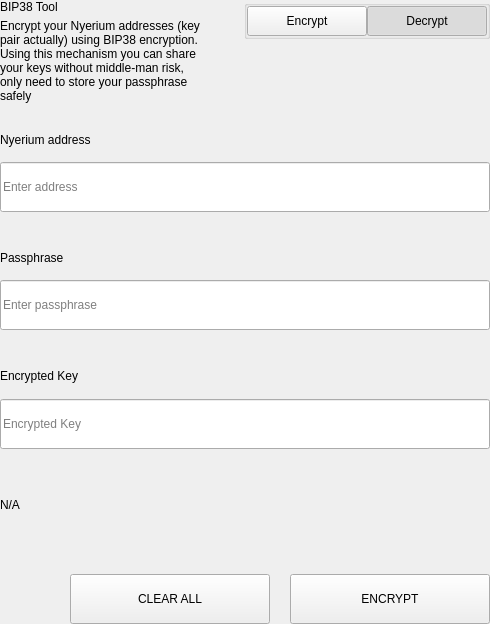
<?xml version="1.0" encoding="UTF-8"?>
<ui version="4.0">
 <class>SettingsBitToolWidget</class>
 <widget class="QWidget" name="SettingsBitToolWidget">
  <property name="geometry">
   <rect>
    <x>0</x>
    <y>0</y>
    <width>490</width>
    <height>624</height>
   </rect>
  </property>
  <property name="windowTitle">
   <string>Form</string>
  </property>
  <layout class="QVBoxLayout" name="verticalLayout">
   <property name="spacing">
    <number>0</number>
   </property>
   <property name="leftMargin">
    <number>0</number>
   </property>
   <property name="topMargin">
    <number>0</number>
   </property>
   <property name="rightMargin">
    <number>0</number>
   </property>
   <property name="bottomMargin">
    <number>0</number>
   </property>
   <item>
    <widget class="QWidget" name="left" native="true">
     <layout class="QVBoxLayout" name="verticalLayout_3">
      <property name="leftMargin">
       <number>0</number>
      </property>
      <property name="topMargin">
       <number>0</number>
      </property>
      <property name="rightMargin">
       <number>0</number>
      </property>
      <property name="bottomMargin">
       <number>0</number>
      </property>
      <item>
       <layout class="QVBoxLayout" name="verticalLayout_2">
        <property name="spacing">
         <number>0</number>
        </property>
        <item>
         <layout class="QHBoxLayout" name="horizontalLayout_3" stretch="3,1">
          <property name="spacing">
           <number>40</number>
          </property>
          <item>
           <layout class="QVBoxLayout" name="verticalLayoutTitle">
            <property name="spacing">
             <number>5</number>
            </property>
            <item>
             <widget class="QLabel" name="labelTitle">
              <property name="text">
               <string>BIP38 Tool</string>
              </property>
             </widget>
            </item>
            <item>
             <widget class="QLabel" name="labelSubtitle1">
              <property name="text">
               <string>Encrypt your Nyerium addresses (key pair actually) using BIP38 encryption.
Using this mechanism you can share your keys without middle-man risk, only need to store your passphrase safely</string>
              </property>
              <property name="wordWrap">
               <bool>true</bool>
              </property>
             </widget>
            </item>
           </layout>
          </item>
          <item alignment="Qt::AlignTop">
           <widget class="QGroupBox" name="groupBox">
            <property name="title">
             <string/>
            </property>
            <property name="alignment">
             <set>Qt::AlignLeading|Qt::AlignLeft|Qt::AlignTop</set>
            </property>
            <layout class="QHBoxLayout" name="horizontalLayout_4">
             <property name="spacing">
              <number>0</number>
             </property>
             <property name="leftMargin">
              <number>0</number>
             </property>
             <property name="topMargin">
              <number>0</number>
             </property>
             <property name="rightMargin">
              <number>0</number>
             </property>
             <property name="bottomMargin">
              <number>0</number>
             </property>
             <item>
              <spacer name="horizontalSpacer">
               <property name="orientation">
                <enum>Qt::Horizontal</enum>
               </property>
               <property name="sizeHint" stdset="0">
                <size>
                 <width>40</width>
                 <height>20</height>
                </size>
               </property>
              </spacer>
             </item>
             <item>
              <widget class="QPushButton" name="pushLeft">
               <property name="minimumSize">
                <size>
                 <width>120</width>
                 <height>30</height>
                </size>
               </property>
               <property name="maximumSize">
                <size>
                 <width>120</width>
                 <height>30</height>
                </size>
               </property>
               <property name="focusPolicy">
                <enum>Qt::NoFocus</enum>
               </property>
               <property name="text">
                <string>Encrypt</string>
               </property>
               <property name="checkable">
                <bool>true</bool>
               </property>
               <property name="autoExclusive">
                <bool>true</bool>
               </property>
              </widget>
             </item>
             <item>
              <widget class="QPushButton" name="pushRight">
               <property name="minimumSize">
                <size>
                 <width>120</width>
                 <height>30</height>
                </size>
               </property>
               <property name="maximumSize">
                <size>
                 <width>120</width>
                 <height>30</height>
                </size>
               </property>
               <property name="focusPolicy">
                <enum>Qt::NoFocus</enum>
               </property>
               <property name="text">
                <string>Decrypt</string>
               </property>
               <property name="checkable">
                <bool>true</bool>
               </property>
               <property name="checked">
                <bool>true</bool>
               </property>
               <property name="autoExclusive">
                <bool>true</bool>
               </property>
              </widget>
             </item>
            </layout>
           </widget>
          </item>
         </layout>
        </item>
        <item>
         <widget class="QStackedWidget" name="stackedWidget">
          <property name="currentIndex">
           <number>1</number>
          </property>
          <widget class="QWidget" name="pageDecrypt">
           <layout class="QVBoxLayout" name="verticalLayout_5">
            <property name="spacing">
             <number>0</number>
            </property>
            <property name="leftMargin">
             <number>0</number>
            </property>
            <property name="topMargin">
             <number>0</number>
            </property>
            <property name="rightMargin">
             <number>0</number>
            </property>
            <property name="bottomMargin">
             <number>0</number>
            </property>
            <item>
             <widget class="QWidget" name="widget" native="true">
              <property name="minimumSize">
               <size>
                <width>0</width>
                <height>100</height>
               </size>
              </property>
              <layout class="QVBoxLayout" name="verticalLayout_4">
               <property name="spacing">
                <number>0</number>
               </property>
               <property name="leftMargin">
                <number>0</number>
               </property>
               <property name="topMargin">
                <number>0</number>
               </property>
               <property name="rightMargin">
                <number>0</number>
               </property>
               <property name="bottomMargin">
                <number>0</number>
               </property>
               <item>
                <spacer name="verticalSpacer_2">
                 <property name="orientation">
                  <enum>Qt::Vertical</enum>
                 </property>
                 <property name="sizeType">
                  <enum>QSizePolicy::Fixed</enum>
                 </property>
                 <property name="sizeHint" stdset="0">
                  <size>
                   <width>20</width>
                   <height>20</height>
                  </size>
                 </property>
                </spacer>
               </item>
               <item>
                <layout class="QHBoxLayout" name="horizontalLayout_6" stretch="2">
                 <property name="spacing">
                  <number>0</number>
                 </property>
                 <item>
                  <layout class="QVBoxLayout" name="verticalLayout_7">
                   <property name="spacing">
                    <number>9</number>
                   </property>
                   <item>
                    <widget class="QLabel" name="labelSubtitleKey">
                     <property name="minimumSize">
                      <size>
                       <width>0</width>
                       <height>20</height>
                      </size>
                     </property>
                     <property name="maximumSize">
                      <size>
                       <width>16777215</width>
                       <height>20</height>
                      </size>
                     </property>
                     <property name="text">
                      <string>Encrypted key</string>
                     </property>
                    </widget>
                   </item>
                   <item>
                    <widget class="QLineEdit" name="lineEditKey">
                     <property name="minimumSize">
                      <size>
                       <width>0</width>
                       <height>50</height>
                      </size>
                     </property>
                     <property name="maximumSize">
                      <size>
                       <width>16777215</width>
                       <height>50</height>
                      </size>
                     </property>
                     <property name="placeholderText">
                      <string>Enter a encrypted key</string>
                     </property>
                    </widget>
                   </item>
                  </layout>
                 </item>
                </layout>
               </item>
               <item>
                <spacer name="verticalSpacer_3">
                 <property name="orientation">
                  <enum>Qt::Vertical</enum>
                 </property>
                 <property name="sizeType">
                  <enum>QSizePolicy::Fixed</enum>
                 </property>
                 <property name="sizeHint" stdset="0">
                  <size>
                   <width>20</width>
                   <height>20</height>
                  </size>
                 </property>
                </spacer>
               </item>
               <item>
                <layout class="QVBoxLayout" name="verticalLayout_9">
                 <property name="spacing">
                  <number>9</number>
                 </property>
                 <item>
                  <widget class="QLabel" name="labelSubtitlePassphrase">
                   <property name="maximumSize">
                    <size>
                     <width>16777215</width>
                     <height>20</height>
                    </size>
                   </property>
                   <property name="text">
                    <string>Passphrase</string>
                   </property>
                  </widget>
                 </item>
                 <item>
                  <widget class="QLineEdit" name="lineEditPassphrase">
                   <property name="minimumSize">
                    <size>
                     <width>0</width>
                     <height>50</height>
                    </size>
                   </property>
                   <property name="maximumSize">
                    <size>
                     <width>16777215</width>
                     <height>50</height>
                    </size>
                   </property>
                   <property name="placeholderText">
                    <string>Enter a passphrase</string>
                   </property>
                  </widget>
                 </item>
                </layout>
               </item>
               <item>
                <spacer name="verticalSpacer_4">
                 <property name="orientation">
                  <enum>Qt::Vertical</enum>
                 </property>
                 <property name="sizeType">
                  <enum>QSizePolicy::Fixed</enum>
                 </property>
                 <property name="sizeHint" stdset="0">
                  <size>
                   <width>20</width>
                   <height>20</height>
                  </size>
                 </property>
                </spacer>
               </item>
               <item>
                <widget class="QWidget" name="widget_3" native="true">
                 <property name="sizePolicy">
                  <sizepolicy hsizetype="Preferred" vsizetype="Fixed">
                   <horstretch>0</horstretch>
                   <verstretch>0</verstretch>
                  </sizepolicy>
                 </property>
                 <layout class="QVBoxLayout" name="verticalLayout_10">
                  <property name="spacing">
                   <number>9</number>
                  </property>
                  <property name="leftMargin">
                   <number>0</number>
                  </property>
                  <property name="topMargin">
                   <number>0</number>
                  </property>
                  <property name="rightMargin">
                   <number>0</number>
                  </property>
                  <property name="bottomMargin">
                   <number>0</number>
                  </property>
                  <item>
                   <widget class="QLabel" name="labelSubtitleDecryptResult">
                    <property name="minimumSize">
                     <size>
                      <width>0</width>
                      <height>20</height>
                     </size>
                    </property>
                    <property name="maximumSize">
                     <size>
                      <width>16777215</width>
                      <height>20</height>
                     </size>
                    </property>
                    <property name="text">
                     <string>Decrypted address result</string>
                    </property>
                   </widget>
                  </item>
                  <item>
                   <widget class="QWidget" name="widget_4" native="true">
                    <layout class="QHBoxLayout" name="horizontalLayout" stretch="6,0,1">
                     <property name="spacing">
                      <number>0</number>
                     </property>
                     <property name="leftMargin">
                      <number>0</number>
                     </property>
                     <property name="topMargin">
                      <number>0</number>
                     </property>
                     <property name="rightMargin">
                      <number>0</number>
                     </property>
                     <property name="bottomMargin">
                      <number>0</number>
                     </property>
                     <item alignment="Qt::AlignVCenter">
                      <widget class="QLineEdit" name="lineEditDecryptResult">
                       <property name="minimumSize">
                        <size>
                         <width>0</width>
                         <height>50</height>
                        </size>
                       </property>
                       <property name="maximumSize">
                        <size>
                         <width>16777215</width>
                         <height>50</height>
                        </size>
                       </property>
                       <property name="placeholderText">
                        <string>Decrypted Address</string>
                       </property>
                      </widget>
                     </item>
                     <item>
                      <spacer name="horizontalSpacer_4">
                       <property name="orientation">
                        <enum>Qt::Horizontal</enum>
                       </property>
                       <property name="sizeType">
                        <enum>QSizePolicy::Fixed</enum>
                       </property>
                       <property name="sizeHint" stdset="0">
                        <size>
                         <width>20</width>
                         <height>50</height>
                        </size>
                       </property>
                      </spacer>
                     </item>
                     <item>
                      <widget class="QPushButton" name="pushButtonImport">
                       <property name="minimumSize">
                        <size>
                         <width>140</width>
                         <height>40</height>
                        </size>
                       </property>
                       <property name="text">
                        <string>Import Address</string>
                       </property>
                      </widget>
                     </item>
                    </layout>
                   </widget>
                  </item>
                 </layout>
                </widget>
               </item>
               <item>
                <widget class="QLabel" name="statusLabel_DEC">
                 <property name="maximumSize">
                  <size>
                   <width>16777215</width>
                   <height>40</height>
                  </size>
                 </property>
                 <property name="text">
                  <string/>
                 </property>
                </widget>
               </item>
               <item>
                <spacer name="verticalSpacer">
                 <property name="orientation">
                  <enum>Qt::Vertical</enum>
                 </property>
                 <property name="sizeType">
                  <enum>QSizePolicy::Preferred</enum>
                 </property>
                 <property name="sizeHint" stdset="0">
                  <size>
                   <width>20</width>
                   <height>20</height>
                  </size>
                 </property>
                </spacer>
               </item>
               <item>
                <layout class="QHBoxLayout" name="horizontalLayout_7">
                 <property name="spacing">
                  <number>0</number>
                 </property>
                 <item>
                  <spacer name="horizontalSpacer_5">
                   <property name="orientation">
                    <enum>Qt::Horizontal</enum>
                   </property>
                   <property name="sizeType">
                    <enum>QSizePolicy::Expanding</enum>
                   </property>
                   <property name="sizeHint" stdset="0">
                    <size>
                     <width>40</width>
                     <height>20</height>
                    </size>
                   </property>
                  </spacer>
                 </item>
                 <item>
                  <widget class="QPushButton" name="pushButtonDecryptClear">
                   <property name="minimumSize">
                    <size>
                     <width>200</width>
                     <height>50</height>
                    </size>
                   </property>
                   <property name="maximumSize">
                    <size>
                     <width>200</width>
                     <height>50</height>
                    </size>
                   </property>
                   <property name="text">
                    <string>CLEAR</string>
                   </property>
                  </widget>
                 </item>
                 <item>
                  <spacer name="horizontalSpacer_3">
                   <property name="orientation">
                    <enum>Qt::Horizontal</enum>
                   </property>
                   <property name="sizeType">
                    <enum>QSizePolicy::Fixed</enum>
                   </property>
                   <property name="sizeHint" stdset="0">
                    <size>
                     <width>20</width>
                     <height>20</height>
                    </size>
                   </property>
                  </spacer>
                 </item>
                 <item>
                  <widget class="QPushButton" name="pushButtonDecrypt">
                   <property name="minimumSize">
                    <size>
                     <width>200</width>
                     <height>50</height>
                    </size>
                   </property>
                   <property name="maximumSize">
                    <size>
                     <width>200</width>
                     <height>50</height>
                    </size>
                   </property>
                   <property name="text">
                    <string>DECRYPT KEY</string>
                   </property>
                  </widget>
                 </item>
                </layout>
               </item>
              </layout>
             </widget>
            </item>
           </layout>
          </widget>
          <widget class="QWidget" name="pageEncrypt">
           <layout class="QVBoxLayout" name="verticalLayout_11">
            <property name="spacing">
             <number>0</number>
            </property>
            <property name="leftMargin">
             <number>0</number>
            </property>
            <property name="topMargin">
             <number>0</number>
            </property>
            <property name="rightMargin">
             <number>0</number>
            </property>
            <property name="bottomMargin">
             <number>0</number>
            </property>
            <item>
             <spacer name="verticalSpacer_8">
              <property name="orientation">
               <enum>Qt::Vertical</enum>
              </property>
              <property name="sizeType">
               <enum>QSizePolicy::Fixed</enum>
              </property>
              <property name="sizeHint" stdset="0">
               <size>
                <width>20</width>
                <height>20</height>
               </size>
              </property>
             </spacer>
            </item>
            <item>
             <widget class="QWidget" name="containerAddressEnc" native="true">
              <layout class="QVBoxLayout" name="containerAddressEncLayout">
               <property name="spacing">
                <number>5</number>
               </property>
               <property name="leftMargin">
                <number>0</number>
               </property>
               <property name="topMargin">
                <number>0</number>
               </property>
               <property name="rightMargin">
                <number>0</number>
               </property>
               <property name="bottomMargin">
                <number>0</number>
               </property>
               <item>
                <widget class="QLabel" name="labelSubtitleAddress">
                 <property name="minimumSize">
                  <size>
                   <width>0</width>
                   <height>20</height>
                  </size>
                 </property>
                 <property name="maximumSize">
                  <size>
                   <width>16777215</width>
                   <height>20</height>
                  </size>
                 </property>
                 <property name="text">
                  <string>Nyerium address</string>
                 </property>
                </widget>
               </item>
               <item>
                <widget class="QLineEdit" name="addressIn_ENC">
                 <property name="minimumSize">
                  <size>
                   <width>0</width>
                   <height>50</height>
                  </size>
                 </property>
                 <property name="placeholderText">
                  <string>Enter address</string>
                 </property>
                </widget>
               </item>
              </layout>
             </widget>
            </item>
            <item>
             <spacer name="verticalSpacer_6">
              <property name="orientation">
               <enum>Qt::Vertical</enum>
              </property>
              <property name="sizeType">
               <enum>QSizePolicy::Fixed</enum>
              </property>
              <property name="sizeHint" stdset="0">
               <size>
                <width>20</width>
                <height>20</height>
               </size>
              </property>
             </spacer>
            </item>
            <item>
             <widget class="QWidget" name="containerAddress" native="true">
              <layout class="QHBoxLayout" name="horizontalLayout_9" stretch="2">
               <property name="spacing">
                <number>0</number>
               </property>
               <property name="leftMargin">
                <number>0</number>
               </property>
               <property name="topMargin">
                <number>0</number>
               </property>
               <property name="rightMargin">
                <number>0</number>
               </property>
               <property name="bottomMargin">
                <number>0</number>
               </property>
               <item>
                <layout class="QVBoxLayout" name="verticalLayout_8">
                 <property name="spacing">
                  <number>5</number>
                 </property>
                 <item>
                  <widget class="QLabel" name="labelSubtitleMessage">
                   <property name="minimumSize">
                    <size>
                     <width>0</width>
                     <height>20</height>
                    </size>
                   </property>
                   <property name="maximumSize">
                    <size>
                     <width>16777215</width>
                     <height>20</height>
                    </size>
                   </property>
                   <property name="text">
                    <string>Passphrase</string>
                   </property>
                  </widget>
                 </item>
                 <item>
                  <widget class="QLineEdit" name="passphraseIn_ENC">
                   <property name="minimumSize">
                    <size>
                     <width>0</width>
                     <height>50</height>
                    </size>
                   </property>
                   <property name="maximumSize">
                    <size>
                     <width>16777215</width>
                     <height>50</height>
                    </size>
                   </property>
                   <property name="placeholderText">
                    <string>Enter passphrase</string>
                   </property>
                  </widget>
                 </item>
                </layout>
               </item>
              </layout>
             </widget>
            </item>
            <item>
             <spacer name="verticalSpacer_7">
              <property name="orientation">
               <enum>Qt::Vertical</enum>
              </property>
              <property name="sizeType">
               <enum>QSizePolicy::Fixed</enum>
              </property>
              <property name="sizeHint" stdset="0">
               <size>
                <width>20</width>
                <height>20</height>
               </size>
              </property>
             </spacer>
            </item>
            <item>
             <widget class="QWidget" name="widget_2" native="true">
              <property name="minimumSize">
               <size>
                <width>0</width>
                <height>75</height>
               </size>
              </property>
              <property name="maximumSize">
               <size>
                <width>16777215</width>
                <height>16777215</height>
               </size>
              </property>
              <layout class="QVBoxLayout" name="verticalLayout_6">
               <property name="leftMargin">
                <number>0</number>
               </property>
               <property name="topMargin">
                <number>0</number>
               </property>
               <property name="rightMargin">
                <number>0</number>
               </property>
               <property name="bottomMargin">
                <number>0</number>
               </property>
               <item>
                <widget class="QLabel" name="labelSubtitleEncryptedKey">
                 <property name="minimumSize">
                  <size>
                   <width>0</width>
                   <height>20</height>
                  </size>
                 </property>
                 <property name="maximumSize">
                  <size>
                   <width>16777215</width>
                   <height>20</height>
                  </size>
                 </property>
                 <property name="text">
                  <string>Encrypted Key</string>
                 </property>
                </widget>
               </item>
               <item>
                <widget class="QLineEdit" name="encryptedKeyOut_ENC">
                 <property name="minimumSize">
                  <size>
                   <width>0</width>
                   <height>50</height>
                  </size>
                 </property>
                 <property name="placeholderText">
                  <string>Encrypted Key</string>
                 </property>
                </widget>
               </item>
              </layout>
             </widget>
            </item>
            <item>
             <widget class="QLabel" name="statusLabel_ENC">
              <property name="text">
               <string notr="true">N/A</string>
              </property>
             </widget>
            </item>
            <item>
             <spacer name="verticalSpacer_5">
              <property name="orientation">
               <enum>Qt::Vertical</enum>
              </property>
              <property name="sizeType">
               <enum>QSizePolicy::Fixed</enum>
              </property>
              <property name="sizeHint" stdset="0">
               <size>
                <width>20</width>
                <height>20</height>
               </size>
              </property>
             </spacer>
            </item>
            <item>
             <layout class="QHBoxLayout" name="horizontalLayout_8">
              <property name="spacing">
               <number>0</number>
              </property>
              <item>
               <spacer name="horizontalSpacer_6">
                <property name="orientation">
                 <enum>Qt::Horizontal</enum>
                </property>
                <property name="sizeType">
                 <enum>QSizePolicy::Expanding</enum>
                </property>
                <property name="sizeHint" stdset="0">
                 <size>
                  <width>40</width>
                  <height>20</height>
                 </size>
                </property>
               </spacer>
              </item>
              <item>
               <widget class="QPushButton" name="pushButtonClear">
                <property name="minimumSize">
                 <size>
                  <width>200</width>
                  <height>50</height>
                 </size>
                </property>
                <property name="focusPolicy">
                 <enum>Qt::NoFocus</enum>
                </property>
                <property name="text">
                 <string>CLEAR ALL</string>
                </property>
               </widget>
              </item>
              <item>
               <spacer name="horizontalSpacer_2">
                <property name="orientation">
                 <enum>Qt::Horizontal</enum>
                </property>
                <property name="sizeType">
                 <enum>QSizePolicy::Fixed</enum>
                </property>
                <property name="sizeHint" stdset="0">
                 <size>
                  <width>20</width>
                  <height>20</height>
                 </size>
                </property>
               </spacer>
              </item>
              <item>
               <widget class="QPushButton" name="pushButtonEncrypt">
                <property name="minimumSize">
                 <size>
                  <width>200</width>
                  <height>50</height>
                 </size>
                </property>
                <property name="maximumSize">
                 <size>
                  <width>200</width>
                  <height>50</height>
                 </size>
                </property>
                <property name="focusPolicy">
                 <enum>Qt::NoFocus</enum>
                </property>
                <property name="text">
                 <string>ENCRYPT</string>
                </property>
               </widget>
              </item>
             </layout>
            </item>
           </layout>
          </widget>
         </widget>
        </item>
       </layout>
      </item>
     </layout>
    </widget>
   </item>
  </layout>
 </widget>
 <resources/>
 <connections/>
</ui>
